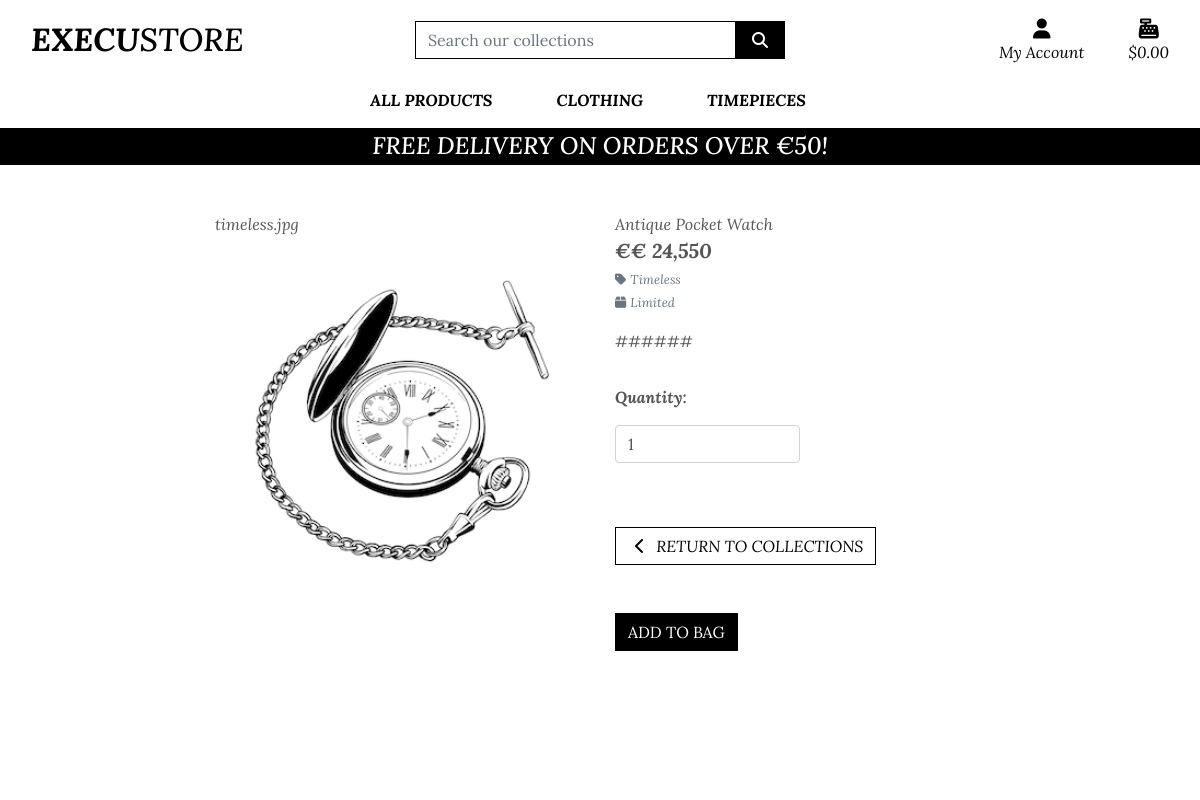
The app's page /products/3 with its own data.
### products/models.py (models this page shows, shortened)
class Product(models.Model):
    category = models.ForeignKey('Category', null=True, blank=True,
                                 on_delete=models.SET_NULL)
    name = models.CharField(max_length=255)
    description = models.TextField()
    price = models.CharField(max_length=255)
    availability = models.CharField(max_length=255)
    image_url = models.URLField(max_length=1024, null=True, blank=True)
    image = models.ImageField(null=True, blank=True)
    created_at = models.DateTimeField(auto_now_add=True)

class Category(models.Model):
    name = models.CharField(max_length=254)
    friendly_name = models.CharField(max_length=254, null=True, blank=True)

### products/views.py (the view)
# urls.py: path('<product_id>', views.product_detail, name='product_detail'),
def product_detail(request, product_id):
    product = get_object_or_404(Product, pk=product_id)
    context = {
        'product': product
    }
    return render(request, 'products/product_detail.html', context)

### bag/contexts.py (called while the page is built)
def bag_contents(request):
    bag_items = []
    total = 0
    product_count = 0
    if total < settings.FREE_DELIVERY_THRESHOLD:
        delivery = total * Decimal(settings.STANDARD_DELIVERY_PERCENTAGE / 100)
        free_delivery_delta = settings.FREE_DELIVERY_THRESHOLD - total
    else:
        delivery = 0
        free_delivery_delta = 0
    grand_total = delivery + total
    context = {
        'bag_items': bag_items,
        'total': total,
        'product_count': product_count,
        'delivery': delivery,
        'free_delivery_delta': free_delivery_delta,
        'free_delivery_threshold': settings.FREE_DELIVERY_THRESHOLD,
        'grand_total': grand_total,
    }
    return context

### products/templates/products/product_detail.html (shortened to what this page needs)
{% extends "base.html" %}
{% load static %}
{% block page_header %}
    <div class="container header-container">
    </div>
{% endblock %}
{% block content %}
    <div class="overlay"></div>
    <div class="container-fluid">
        <div class="row">
            <div class="col-12 col-md-6 col-lg-4 offset-lg-2">
                <div class="image-container my-5">
                    {{ product.image }}
                        <a href="{{ product.image.url }}" target="_blank">
                            <img class="card-img-top img-fluid" src="{{ product.image.url }}" alt="{{ product.name }}">
                        </a>
                </div>
            </div>
            <div class="col-12 col-md-6 col-lg-4">
                <div class="product-details-container mb-5 mt-md-5">
                    <p class="mb-0">{{ product.name }}</p>
                    <p class="lead mb-0 text-left font-weight-bold">€{{ product.price }}</p>
                    {% if product.category %}
                    <p class="small mt-1 mb-0">
                        <a class="text-muted" href="{% url 'products' %}?category={{ product.category.name }}">
                            <i class="fas fa-tag mr-1"></i>{{ product.category.friendly_name }}
                        </a>
                    </p>
                    {% endif %}
                    {% if product.availability %}
                        <small class="text-muted"><i class="fas fa-light fa-box mr-1"></i>{{ product.availability }}</small>
                    {% else %}
                        <small class="text-muted">Contact For Availability</small>
                    {% endif %}
                    <p class="mt-3">{{ product.description }}</p>
                    <form class="form" action="{% url 'add_to_bag' product.id %}" method="POST">
                        <div class="form-row">
                            <div class="col-12">
                                <p class="mt-3"><strong>Quantity:</strong></p>
                                <div class="form-group w-50">
                                    <div class="input-group">
                                        <input class="form-control qty_input" type="number" name="quantity" value="1" min="1" max="99" data-item_id="{{ product.id }}" id="id_qty_{{ product.id }}">
                                    </div>
                                </div>
                            </div>
                            <div class="col-12">
                                <a href="{% url 'products' %}" class="btn btn-outline-black rounded-0 mt-5">
                                    <span class="icon">
                                        <i class="fas fa-chevron-left"></i>
                                    </span>
                                    <span class="text-uppercase">Return To Collections</span>
                                </a>
                                <input type="submit" class="btn btn-black rounded-0 text-uppercase mt-5" value="Add to Bag">
                            </div>
                        </div>
                    </form>
                </div>
            </div>
        </div>
    </div>
{% endblock %}

### static/css/base.css (style rules this page uses)
html { height: 100%; }
body { background: url('/media/homepage-image.jpg') no-repeat center center fixed; background-size: cover; height: calc(100vh - 164px); color: #555; font-family: 'Lora'; font-style: italic; }
.icon { align-items: center; display: inline-flex; justify-content: center; height: 1.5rem; width: 1.5rem; }
.btn-black { background: black; color: white; }
.btn-outline-black { background: white; color: black !important; border: 1px solid black; }
.overlay { height: 100%; width: 100%; top: 0; left: 0; position: fixed; background: white; z-index: -1; }
@media (min-width: 1200px) { .container { max-width: 80%; } }
@media (min-width: 992px) { .header-container { padding-top: 164px; } }

### records on screen
Product: image "timeless.jpg", image (picture), name "Antique Pocket Watch", price "€ 24,550", category.friendly_name "Timeless", availability "Limited", description "######"

### other values on screen
{{ free_delivery_threshold }} "50"
